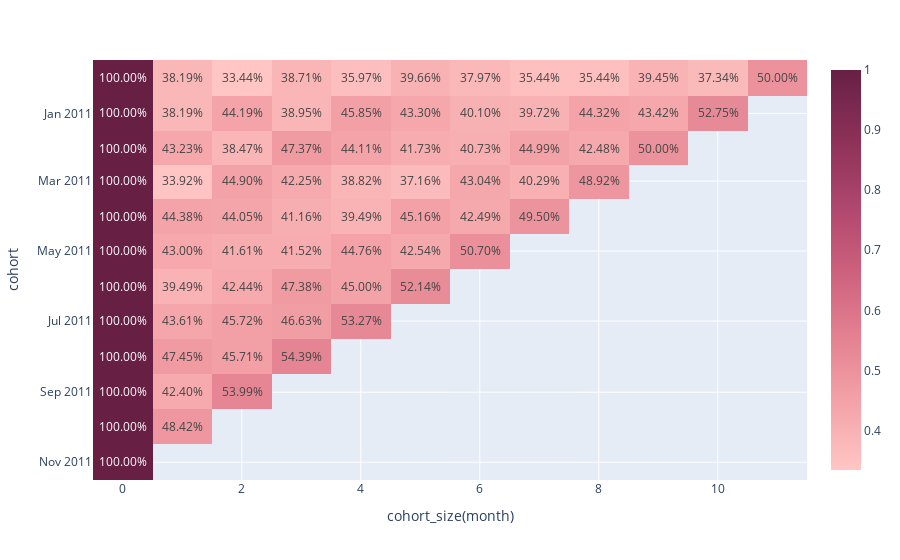

Source (notebook cell):
### Code cell
fig = px.imshow(retention_final, text_auto='.2%', color_continuous_scale='Burg')
fig.show()

### Figure 1 — Plotly figure (JSON) as saved in the notebook; plotly's stock layout.template omitted (floating-point values rounded to 4 significant figures; data arrays with more than 128 entries replaced by an {"elided": "..."} marker saying what was removed)
{"data": [{"coloraxis": "coloraxis", "hovertemplate": "cohort_size(month): %{x}<br>cohort: %{y}<br>color: %{z}<extra></extra>", "name": "0", "texttemplate": "%{z:.2%}", "type": "heatmap", "x": [0, 1, 2, 3, 4, 5, 6, 7, 8, 9, 10, 11], "xaxis": "x", "y": ["2010-12", "2011-01", "2011-02", "2011-03", "2011-04", "2011-05", "2011-06", "2011-07", "2011-08", "2011-09", "2011-10", "2011-11"], "yaxis": "y", "z": {"elided": "12x12 float values"}}], "layout": {"autosize": true, "coloraxis": {"colorscale": [[0, "rgb(255, 198, 196)"], [0.1667, "rgb(244, 163, 168)"], [0.3333, "rgb(227, 129, 145)"], [0.5, "rgb(204, 96, 125)"], [0.6667, "rgb(173, 70, 108)"], [0.8333, "rgb(139, 48, 88)"], [1, "rgb(103, 32, 68)"]]}, "margin": {"t": 60}, "xaxis": {"anchor": "y", "autorange": true, "constrain": "domain", "domain": [0, 1], "range": [-0.5, 11.5], "scaleanchor": "y", "title": {"text": "cohort_size(month)"}, "type": "linear"}, "yaxis": {"anchor": "x", "autorange": true, "constrain": "domain", "domain": [0, 1], "range": ["2011-11-16 12:00", "2010-11-15 12:00"], "title": {"text": "cohort"}, "type": "date"}}}
